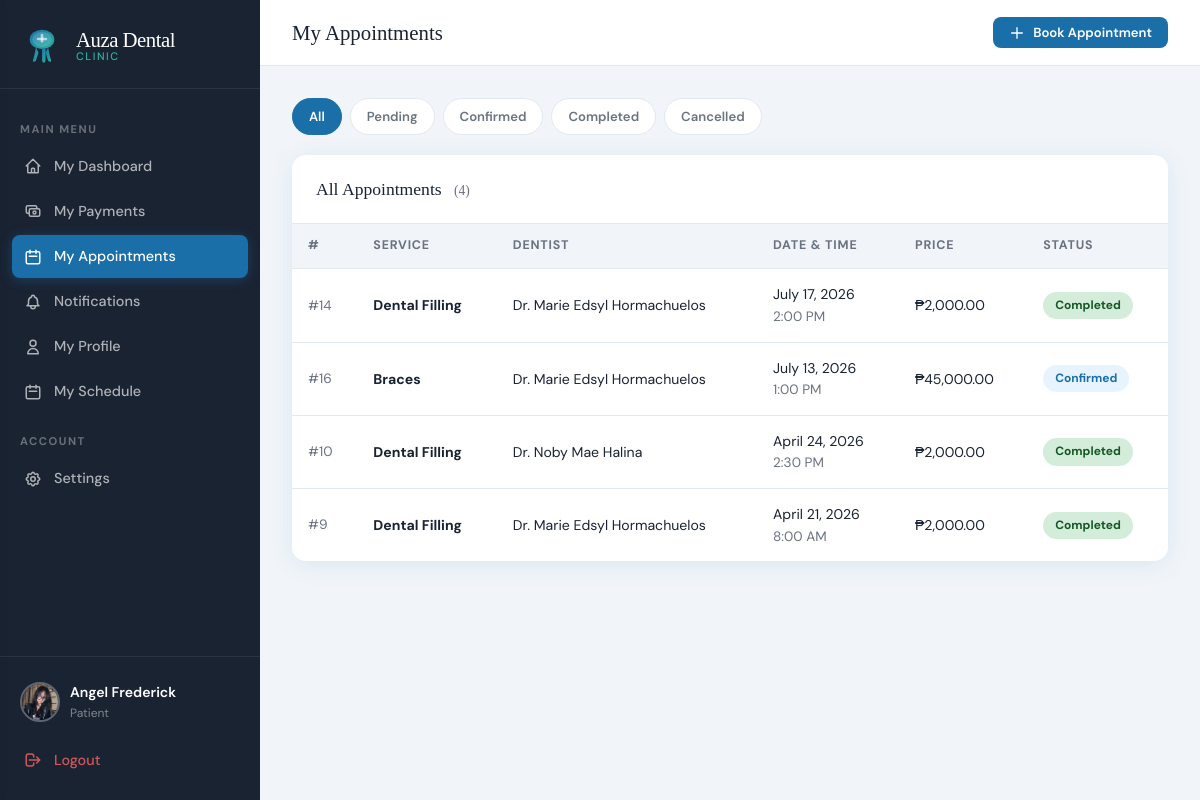
/index.php?page=patient_appointments (signed in), run on an earlier commit of the app's database.
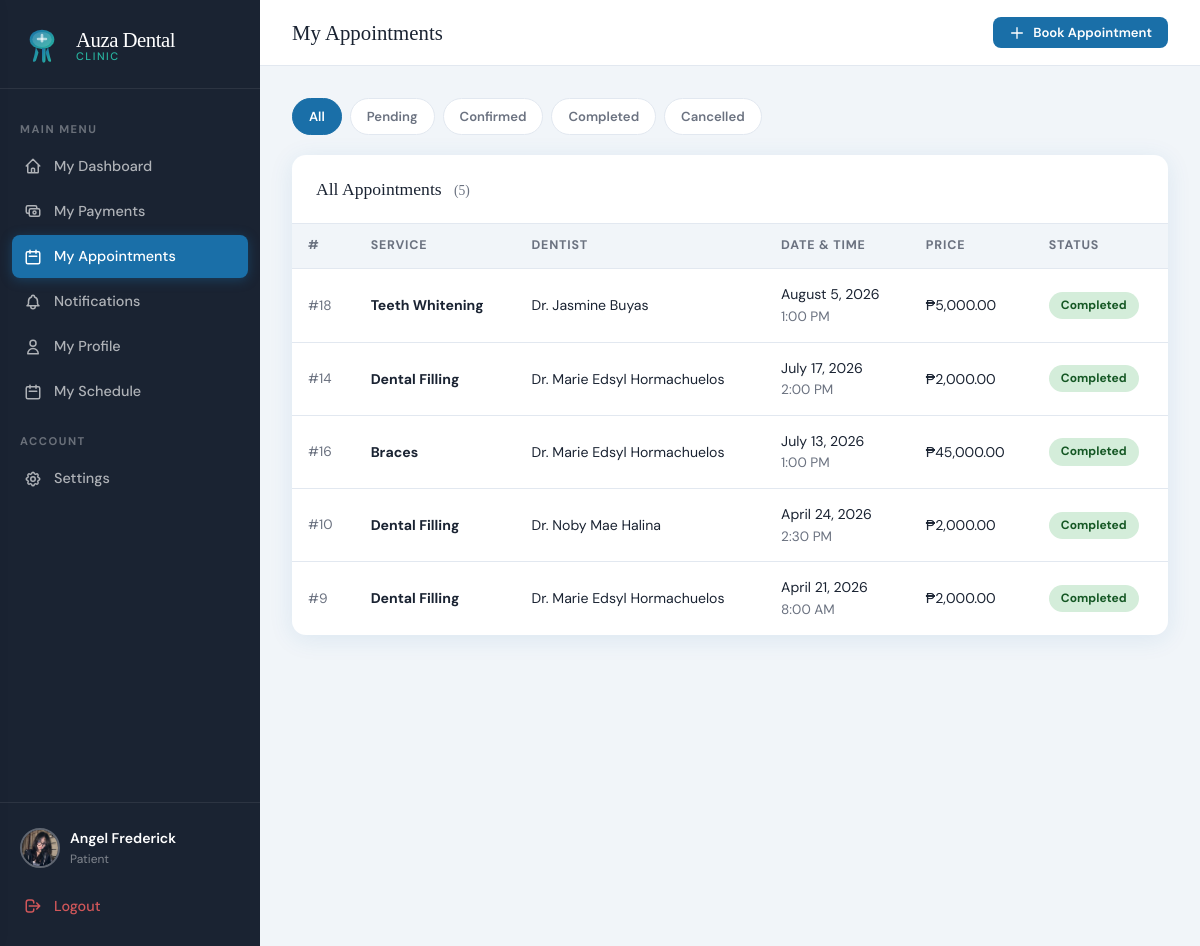
And on a later commit of the database.
### tables this page shows
CREATE TABLE `appointments` (
  `id` int(11) NOT NULL,
  `patient_id` int(11) NOT NULL,
  `dentist_id` int(11) NOT NULL,
  `service_id` int(11) NOT NULL,
  `appointment_date` date NOT NULL,
  `appointment_time` time NOT NULL,
  `status` enum('pending','confirmed','completed','cancelled') DEFAULT 'pending',
  `notes` text DEFAULT NULL,
  `reschedule_reason` text DEFAULT NULL,
  `rescheduled_at` datetime DEFAULT NULL,
  `original_date` date DEFAULT NULL,
  `original_time` time DEFAULT NULL,
  `created_at` datetime DEFAULT current_timestamp()
);

CREATE TABLE `services` (
  `id` int(11) NOT NULL,
  `name` varchar(150) NOT NULL,
  `description` text DEFAULT NULL,
  `duration_minutes` int(11) DEFAULT 30,
  `price` decimal(10,2) DEFAULT 0.00,
  `is_active` tinyint(1) DEFAULT 1
);

### app/controllers/AppointmentController.php (called while the page is built, shortened)
<?php
require_once __DIR__ . '/../config.php';
class AppointmentController {
    public function myAppointments() {
        $patient_id   = $_SESSION['user_id'];
        $appointments = callProcedure('sp_get_patient_appointments', [$patient_id]);
        require __DIR__ . '/../views/patient/appointments.php';
    }
}

### app/views/patient/appointments.php (the view, shortened to what the changed rows need)
<!DOCTYPE html>
<html lang="en">
<head>
<link rel="stylesheet" href="<?= APP_URL ?>/public/css/style.css">
</head>
<body>
<div class="app-layout">
  <?php require __DIR__ . '/../shared/sidebar.php'; ?>
  <div class="main-content">
    <div class="topbar">
      <div class="topbar-title">My Appointments</div>
      <div class="topbar-actions">
        <button class="btn btn-primary btn-sm" onclick="openModal('bookModal')">
          <svg xmlns="http://www.w3.org/2000/svg" width="16" height="16" fill="none" viewBox="0 0 24 24" stroke="currentColor"><path stroke-linecap="round" stroke-linejoin="round" stroke-width="2" d="M12 4v16m8-8H4"/></svg>
          Book Appointment
        </button>
      </div>
    </div>
    <div class="page-content">
      <?php require_once __DIR__ . '/../shared/helpers.php'; showFlash(); ?>
      <div class="filter-bar">
        <?php
          $filters = ['' => 'All', 'pending' => 'Pending', 'confirmed' => 'Confirmed', 'completed' => 'Completed', 'cancelled' => 'Cancelled'];
          $current = $_GET['status'] ?? '';
          foreach ($filters as $val => $label):
        ?>
          <a href="?page=patient_appointments<?= $val ? '&status='.$val : '' ?>" class="filter-btn <?= $current === $val ? 'active' : '' ?>"><?= $label ?></a>
        <?php endforeach; ?>
      </div>
      <div class="card">
        <div class="card-header">
          <div class="card-title">
            <?= $filters[$current] ?? 'All' ?> Appointments
            <span style="font-size:0.85rem;font-weight:400;color:var(--gray);margin-left:8px;">(<?= count($appointments) ?>)</span>
          </div>
        </div>
        <div class="table-wrap">
          <?php if (empty($appointments)): ?>
            <div class="empty-state">
              <svg xmlns="http://www.w3.org/2000/svg" fill="none" viewBox="0 0 24 24" stroke="currentColor"><path stroke-linecap="round" stroke-linejoin="round" stroke-width="1" d="M8 7V3m8 4V3m-9 8h10M5 21h14a2 2 0 002-2V7a2 2 0 00-2-2H5a2 2 0 00-2 2v12a2 2 0 002 2z"/></svg>
              <h3>No Appointments Found</h3>
              <p>No appointments match the selected filter</p>
              <button class="btn btn-primary btn-sm mt-1" onclick="openModal('bookModal')">Book Now</button>
            </div>
          <?php else: ?>
            <table>
              <thead>
                <tr>
                  <th>#</th>
                  <th>Service</th>
                  <th>Dentist</th>
                  <th>Date & Time</th>
                  <th>Price</th>
                  <th>Status</th>
                </tr>
              </thead>
              <tbody>
                <?php foreach ($appointments as $appt):
                ?>
                <tr>
                  <td class="text-gray text-sm">#<?= $appt['id'] ?></td>
                  <td>
                    <div class="font-bold"><?= htmlspecialchars($appt['service_name']) ?></div>
                  </td>
                  <td>Dr. <?= htmlspecialchars($appt['dentist_name']) ?></td>
                  <td>
                    <div><?= formatDate($appt['appointment_date']) ?></div>
                    <div class="text-sm text-gray"><?= formatTime($appt['appointment_time']) ?></div>
                  </td>
                  <td>₱<?= number_format($appt['price'], 2) ?></td>
                  <td><?= statusBadge($appt['status']) ?></td>
                </tr>
                <?php endforeach; ?>
              </tbody>
            </table>
          <?php endif; ?>
        </div>
      </div>
    </div>
  </div>
</div>
</body>
</html>

### app/config.php (shortened to what the changed rows need)
<?php
function getDB() {
    static $conn = null;
    if ($conn === null) {
        $conn = new mysqli(DB_HOST, DB_USER, DB_PASS, DB_NAME);
        $conn->set_charset('utf8mb4');
    }
    return $conn;
}
function callProcedure($proc_name, $params = []) {
    $db = getDB();
    if (empty($params)) {
        $sql = "CALL {$proc_name}()";
        $result = $db->query($sql);
    } else {
        $placeholders = implode(',', array_fill(0, count($params), '?'));
        $sql = "CALL {$proc_name}({$placeholders})";
        $stmt = $db->prepare($sql);
        $types = '';
        foreach ($params as $p) {
            if (is_int($p)) $types .= 'i';
            elseif (is_float($p)) $types .= 'd';
            else $types .= 's';
        }
        $stmt->bind_param($types, ...$params);
        $stmt->execute();
        $result = $stmt->get_result();
    }
    $rows = [];
    while ($row = $result->fetch_assoc()) {
        $rows[] = $row;
    }
    return $rows;
}
function formatDate($date) {
    return date('F j, Y', strtotime($date));
}
function formatTime($time) {
    return date('g:i A', strtotime($time));
}
function statusBadge($status) {
    $classes = [
        'pending'   => 'badge-pending',
        'confirmed' => 'badge-confirmed',
        'completed' => 'badge-completed',
        'cancelled' => 'badge-cancelled',
    ];
    $class = $classes[$status] ?? 'badge-pending';
    return "<span class='badge {$class}'>" . ucfirst($status) . "</span>";
}

What changed in the data, as far as the page shows it:
added appointments: id "18", service.name "Teeth Whitening", dentist_name "Jasmine Buyas", appointment_date "August 5, 2026", appointment_time "1:00 PM", service.price "5,000.00", status "Completed"
changed appointments "July 13, 2026": status "Confirmed" → "Completed"
Also different on the page:
count($appointments): "4" → "5"
